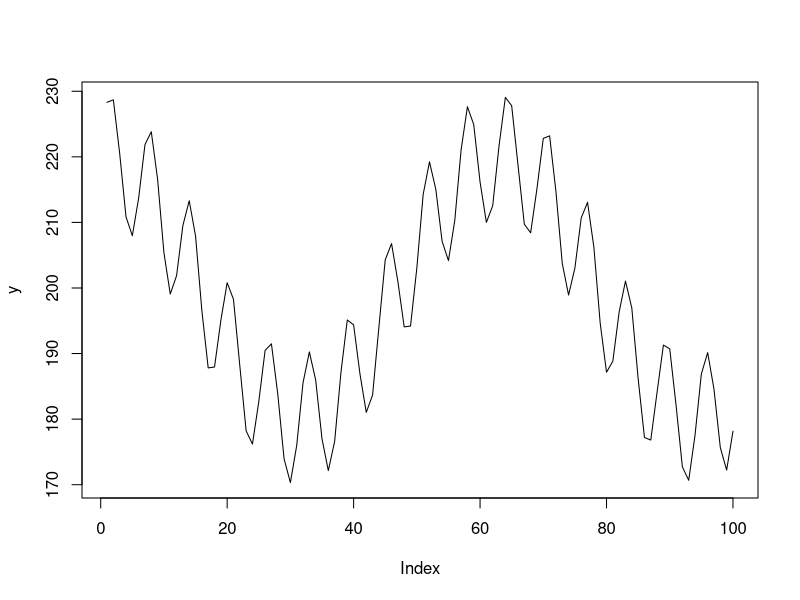
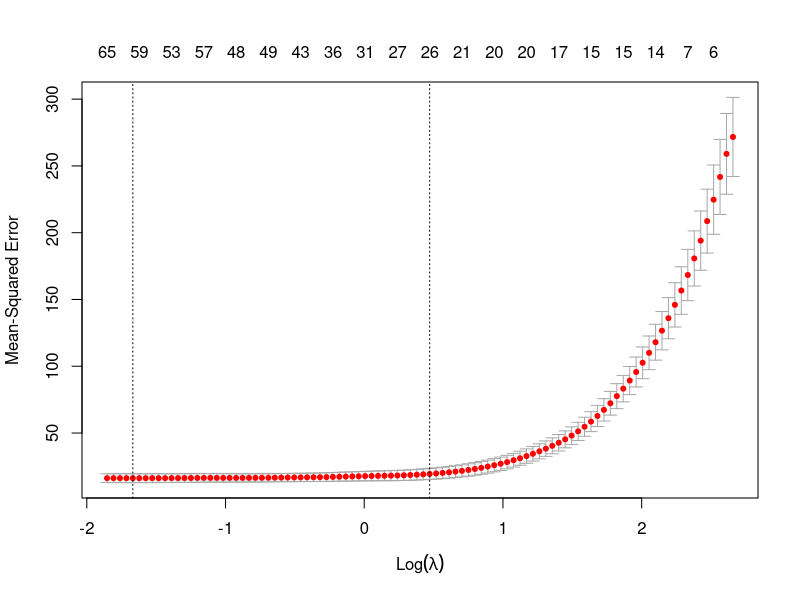
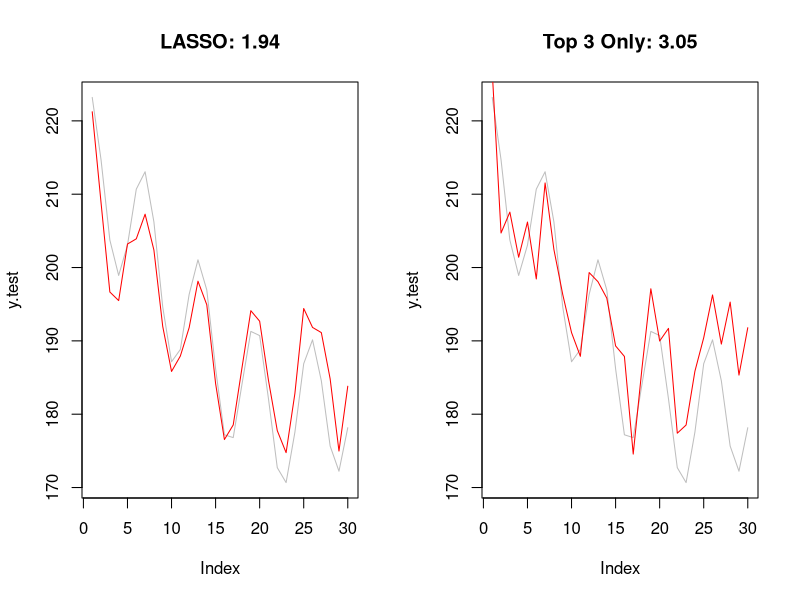

Source code (R) for these figures, in order:
########################################
##LECTURE 6: Example 1 - LASSO Example##
########################################

#Set up target
  n <- 100
  k <- 2000
  alpha.param <- 1
  select.k <- 3
  train.prop <- 0.7
  train.max <- round(n * train.prop)
  test.min <- train.max + 1
  
#MAPE
  mape <- function(y, x){
   return(100 * mean(abs(y / x - 1)))
  }
  
#Set up target
  y <- 10*sin(1:n) + cos((1:n)/10)*20 + 200
  plot(y, type = "l")

#Set up correlated inputs
  x <- matrix(NA, ncol = 0, nrow = n)
  for(i in 1:k){
    set.seed(i*i)
    rand1 <- runif(1)*1000
    rand2 <- runif(1)*1000
    over.under <- runif(1) > 0.5
    if(over.under == TRUE){ sign.val <- -1}else{ sign.val <- 1}
    x <- cbind(x, y + sign.val*runif(n)*rand1  -sign.val*rnorm(n, 1,10)  + cos((1:n)/5)*5 )
  }

#Split data into train and test
  y.train <- y[1:train.max]
  x.train <- x[1:train.max,]
  
  y.test <- y[test.min:n]
  x.test <- x[test.min:n,]
  
#Train LASSO
  library(glmnet)
  
  #CV
  a <- cv.glmnet(x.train, y.train, alpha = alpha.param)
  
  #Coef
  coef(a)
  plot(a)
  
  #Predict y
  yhat <- predict(a, x.test, s = "lambda.min")
  
  #Plot y
  err1 <- round(mape(yhat, y.test),2)
  
  par(mfrow=c(1,2))
  plot(y.test, type = "l", col = "grey", main = paste0("LASSO: ", err1))
  lines(yhat, col = "red")
  
#Compare against one lm
  rhos <- as.vector(cor(y.train, x.train))
  rhos <- data.frame(id = 1:length(rhos), rhos)
  rhos <- rhos[order(-rhos$rhos),]
  df.train <- data.frame(y.train, x.train[,rhos$id[1:select.k]])
  df.test <- data.frame(y.test, x.test[,rhos$id[1:select.k]])
  
  colnames(df.train) <- colnames(df.test) <- c("y", paste0("x",1:select.k))
  
  
  lm.obj <- lm(y~., data = df.train)
  yhat2 <- predict(lm.obj, newdata = df.test)
  
  #Plot y
  err2 <- round(mape(yhat2, y.test),2)
  plot(y.test, type = "l", col = "grey", main = paste0("Top ", select.k," Only: ", err2))
  lines(yhat2, col = "red")
